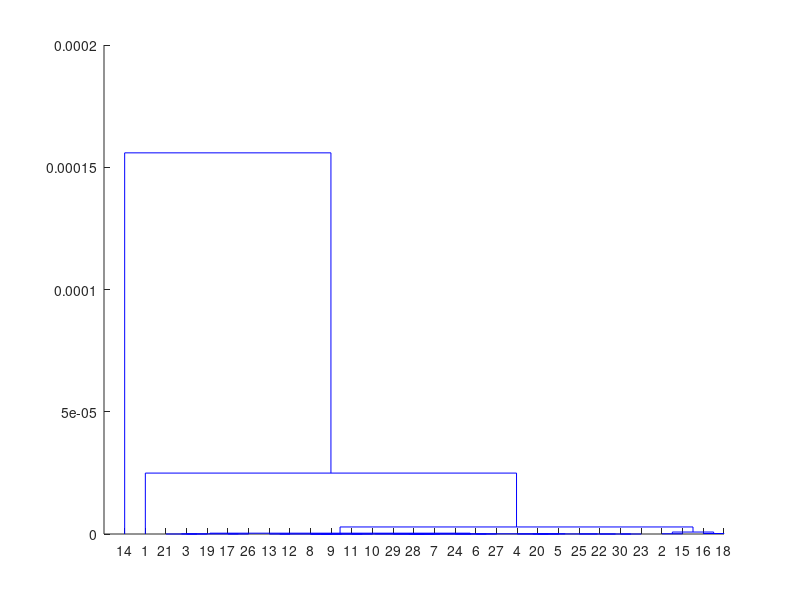

MATLAB code for this plot:
load enron100.mat;
d=pdist(en2(1:100,2:3),'Cosine');
Z=linkage(d,"median");
[H,T]=dendrogram(Z,'ColorThreshold','default');